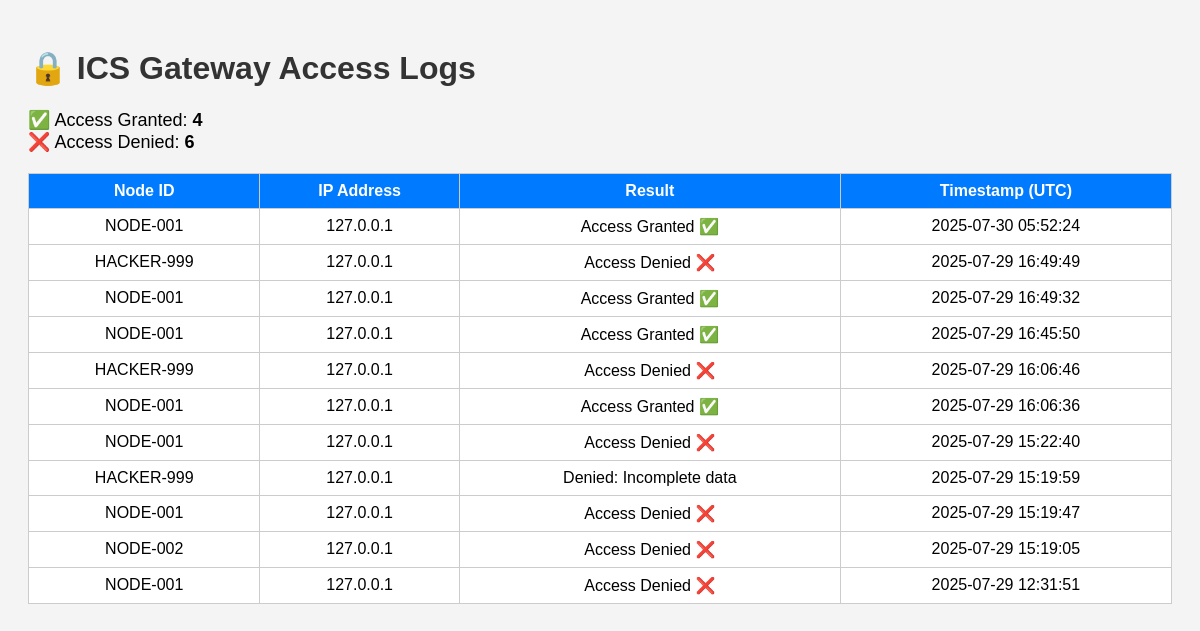
Before: / with the older database file.
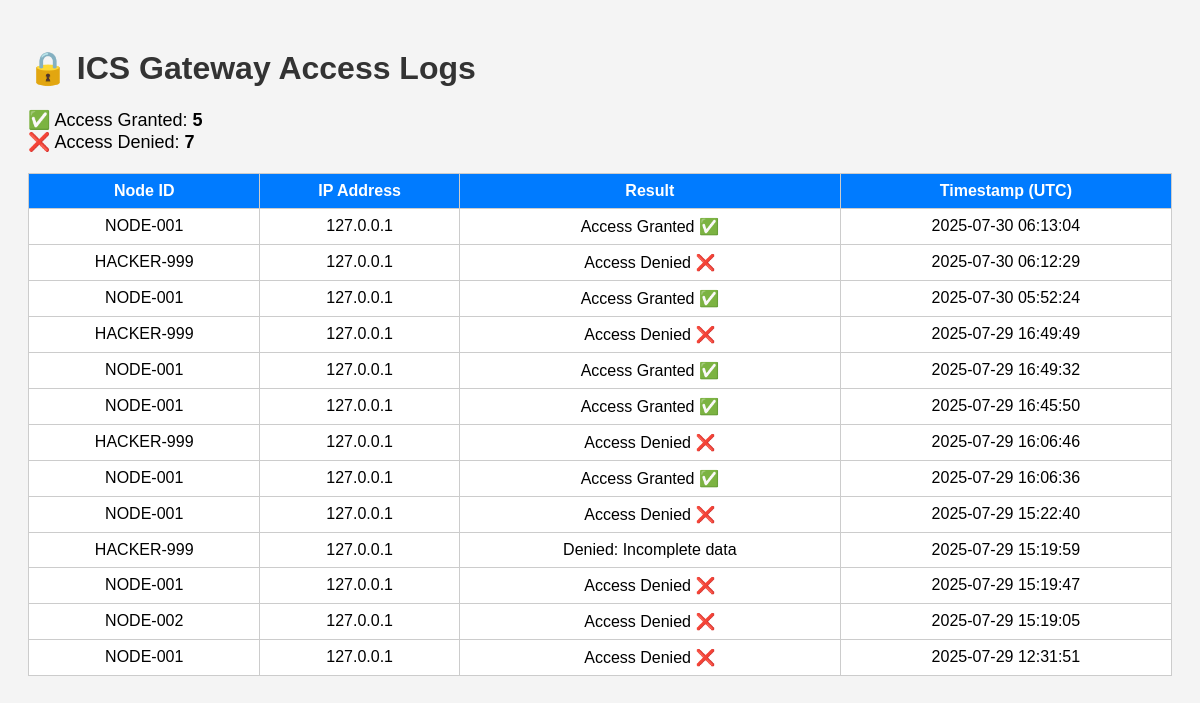
After: the same page with the newer database file.
### tables this page shows
CREATE TABLE access_logs (
            id INTEGER PRIMARY KEY AUTOINCREMENT,
            node_id TEXT,
            ip_address TEXT,
            result TEXT,
            timestamp TEXT
        );

### gateway/app.py (the view)
@app.route('/')
def dashboard():
    logs = fetch_logs()
    granted = sum(1 for row in logs if row[2].startswith("Access Granted"))
    denied = sum(1 for row in logs if row[2].startswith("Access Denied"))
    return render_template('dashboard.html', logs=logs, granted=granted, denied=denied)

### gateway/db.py (called while the page is built)
def fetch_logs():
    conn = sqlite3.connect(DB_PATH)
    cursor = conn.cursor()
    cursor.execute("SELECT node_id, ip_address, result, timestamp FROM access_logs ORDER BY id DESC")
    logs = cursor.fetchall()
    conn.close()
    return logs

### gateway/templates/dashboard.html (shortened to what this page needs)
<!DOCTYPE html>
<html>
<head>
</head>
<body>
  <h1>🔒 ICS Gateway Access Logs</h1>
  <div class="stats">
    ✅ Access Granted: <strong>{{ granted }}</strong><br>
    ❌ Access Denied: <strong>{{ denied }}</strong>
  </div>
  <table>
    <tr>
      <th>Node ID</th>
      <th>IP Address</th>
      <th>Result</th>
      <th>Timestamp (UTC)</th>
    </tr>
    {% for row in logs %}
    <tr>
      <td>{{ row[0] }}</td>
      <td>{{ row[1] }}</td>
      <td>{{ row[2] }}</td>
      <td>{{ row[3] }}</td>
    </tr>
    {% endfor %}
  </table>
</body>
</html>

Changed rows visible on the page:
added access_logs: node "NODE-001", ip_address "127.0.0.1", result "Access Granted ✅", timestamp "2025-07-30 06:13:04"
added access_logs: node "HACKER-999", ip_address "127.0.0.1", result "Access Denied ❌", timestamp "2025-07-30 06:12:29"
Other visible differences:
{{ granted }}: "4" → "5"
{{ denied }}: "6" → "7"
